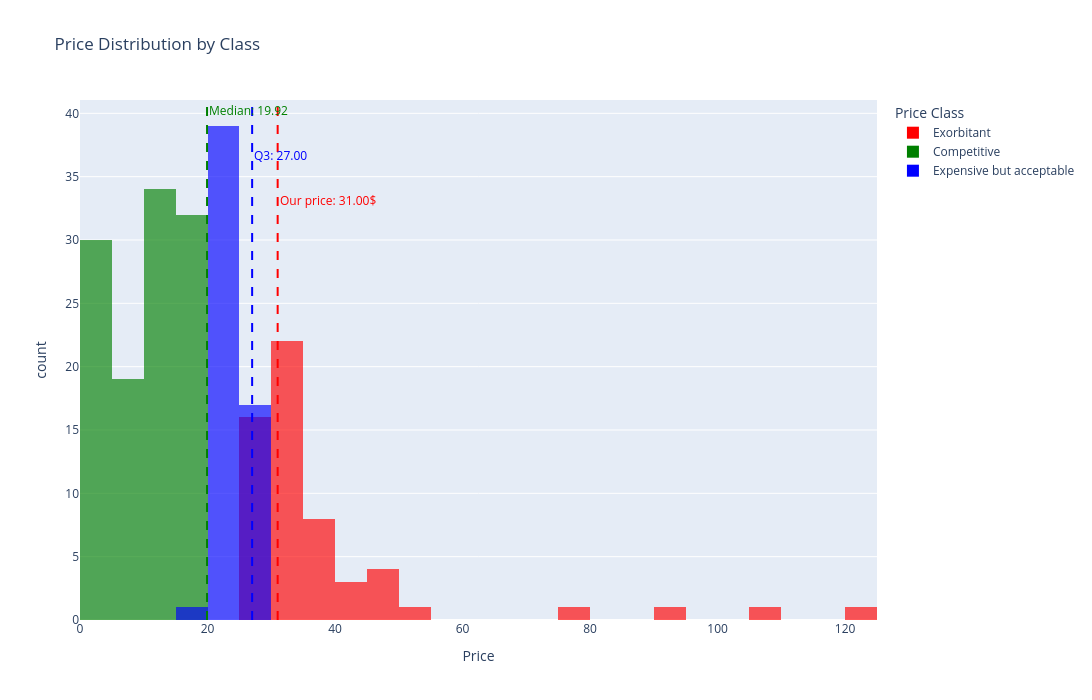

Notebook source saved alongside this figure:
### Code cell
fig = px.histogram(
    product_prices_df,
    x="price",
    color="class",
    color_discrete_map={
        "Competitive": "green",
        "Expensive but acceptable": "blue",
        "Exorbitant": "red",
    },
    barmode="overlay",
    opacity=0.65,
    nbins=30,
    width=1500,
    height=700,
    title="Price Distribution by Class",
    labels={"price": "Price", "class": "Price Class"},
)

for x, color in [(q_3, "blue"), (median_price, "green"), (our_price, "red")]:
    fig.add_vline(
        x=x,
        line_dash="dash",
        line_color=color,
    )

annotations = [
    (q_3, f"Q3: {q_3:.2f}", "blue", -45),
    (median_price, f"Median: {median_price:.2f}", "green", 0),
    (our_price, f"Our price: {our_price:.2f}$", "red", -90),
]

for x, text, color, yshift in annotations:
    fig.add_annotation(
        x=x,
        y=1,
        yref="paper",
        text=text,
        textangle=0,
        yshift=yshift,
        font=dict(color=color),
        showarrow=False,
        xanchor="left",
        yanchor="top",
    )

fig.show()

### Figure 1 — Plotly figure (JSON) as saved in the notebook; plotly's stock layout.template omitted (floating-point values rounded to 4 significant figures)
{"data": [{"bingroup": "x", "hovertemplate": "Price Class=Exorbitant<br>Price=%{x}<br>count=%{y}<extra></extra>", "legendgroup": "Exorbitant", "marker": {"color": "red", "opacity": 0.65, "pattern": {"shape": ""}}, "name": "Exorbitant", "nbinsx": 30, "orientation": "v", "showlegend": true, "type": "histogram", "x": [29.52, 27.25, 29.5, 29.6, 52.0, 29.99, 31.5, 28.12, 27.95, 46.87, 32.78, 31.75, 35.3, 30.61, 31.7, 38.83, 30.9, 45.5, 92.11, 28.2, 30.61, 30.01, 46.28, 30.9, 27.25, 43.61, 40.42, 32.34, 30.48, 30.72, 79.87, 48.2, 31.71, 28.35, 33.48, 32.7, 32.7, 27.25, 28.2, 27.25, 29.24, 35.8, 27.0, 32.11, 40.86, 123.3, 108.8, 27.25, 38.47, 37.9, 32.7, 32.78, 31.7, 35.97, 35.97, 33.99, 38.15, 31.7], "xaxis": "x", "yaxis": "y"}, {"bingroup": "x", "hovertemplate": "Price Class=Competitive<br>Price=%{x}<br>count=%{y}<extra></extra>", "legendgroup": "Competitive", "marker": {"color": "green", "opacity": 0.65, "pattern": {"shape": ""}}, "name": "Competitive", "nbinsx": 30, "orientation": "v", "showlegend": true, "type": "histogram", "x": [17.21, 13.74, 5.88, 10.9, 12.87, 12.68, 19.8, 0.37, 8.57, 9.98, 5.59, 8.71, 17.71, 15.26, 19.88, 11.96, 10.7, 13.93, 13.88, 1.58, 4.36, 8.81, 3.33, 17.96, 1.14, 1.08, 8.15, 1.99, 12.7, 3.49, 13.08, 7.16, 17.53, 10.65, 7.96, 13.08, 6.05, 5.66, 14.89, 13.72, 0.8, 0.65, 0.77, 1.09, 11.81, 10.69, 16.98, 9.89, 8.34, 10.7, 1.5, 0.64, 10.85, 6.0, 10.99, 6.01, 2.43, 2.96, 18.64, 4.91, 18.8, 3.05, 19.9, 16.11, 3.74, 13.51, 13.19, 9.9, 17.44, 12.89, 12.89, 17.62, 19.58, 0.55, 0.57, 3.59, 18.22, 18.53, 16.35, 14.53, 0.34, 15.64, 19.51, 16.66, 18.89, 19.73, 17.07, 18.23, 11.99, 19.7, 11.43, 2.06, 19.62, 15.48, 5.45, 13.41, 19.84, 11.86, 12.89, 19.51, 12.89, 12.75, 15.69, 0.49, 0.76, 10.83, 3.2, 7.9, 14.41, 11.99, 18.68, 4.02, 4.49, 1.25, 5.45], "xaxis": "x", "yaxis": "y"}, {"bingroup": "x", "hovertemplate": "Price Class=Expensive but acceptable<br>Price=%{x}<br>count=%{y}<extra></extra>", "legendgroup": "Expensive but acceptable", "marker": {"color": "blue", "opacity": 0.65, "pattern": {"shape": ""}}, "name": "Expensive but acceptable", "nbinsx": 30, "orientation": "v", "showlegend": true, "type": "histogram", "x": [21.8, 24.27, 22.82, 19.95, 20.02, 22.82, 25.09, 22.3, 23.98, 23.87, 24.26, 22.5, 26.16, 23.39, 24.08, 21.67, 23.87, 26.37, 26.1, 23.44, 20.71, 22.78, 22.67, 23.65, 20.95, 20.48, 21.49, 26.77, 26.19, 26.16, 26.16, 20.9, 25.02, 22.4, 25.02, 24.26, 21.8, 20.71, 25.07, 25.07, 22.78, 26.16, 21.8, 22.02, 24.98, 20.95, 26.99, 22.8, 25.07, 23.0, 24.2, 26.87, 23.98, 25.85, 24.08, 22.98, 22.98], "xaxis": "x", "yaxis": "y"}], "layout": {"annotations": [{"font": {"color": "blue"}, "showarrow": false, "text": "Q3: 27.00", "textangle": 0, "x": 27.0, "xanchor": "left", "y": 1, "yanchor": "top", "yref": "paper", "yshift": -45}, {"font": {"color": "green"}, "showarrow": false, "text": "Median: 19.92", "textangle": 0, "x": 19.92, "xanchor": "left", "y": 1, "yanchor": "top", "yref": "paper", "yshift": 0}, {"font": {"color": "red"}, "showarrow": false, "text": "Our price: 31.00$", "textangle": 0, "x": 31, "xanchor": "left", "y": 1, "yanchor": "top", "yref": "paper", "yshift": -90}], "barmode": "overlay", "height": 700, "legend": {"title": {"text": "Price Class"}, "tracegroupgap": 0}, "shapes": [{"line": {"color": "blue", "dash": "dash"}, "type": "line", "x0": 27.0, "x1": 27.0, "xref": "x", "y0": 0, "y1": 1, "yref": "y domain"}, {"line": {"color": "green", "dash": "dash"}, "type": "line", "x0": 19.92, "x1": 19.92, "xref": "x", "y0": 0, "y1": 1, "yref": "y domain"}, {"line": {"color": "red", "dash": "dash"}, "type": "line", "x0": 31, "x1": 31, "xref": "x", "y0": 0, "y1": 1, "yref": "y domain"}], "title": {"text": "Price Distribution by Class"}, "width": 1500, "xaxis": {"anchor": "y", "domain": [0, 1], "title": {"text": "Price"}}, "yaxis": {"anchor": "x", "domain": [0, 1], "title": {"text": "count"}}}}
